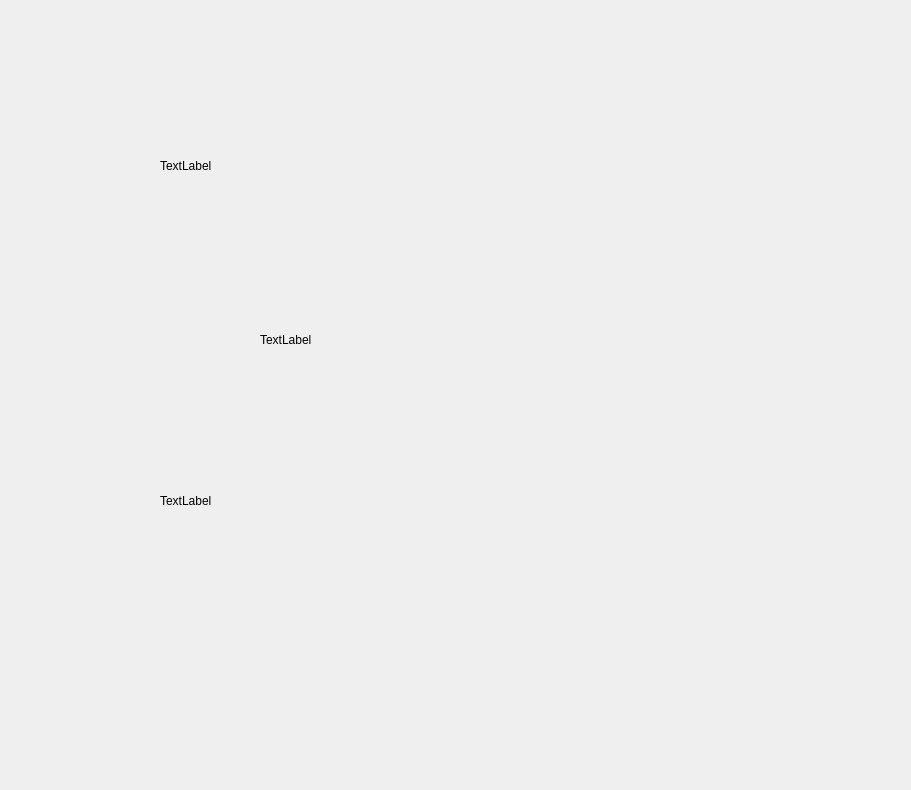
<?xml version="1.0" encoding="UTF-8"?>
<ui version="4.0">
 <class>Form</class>
 <widget class="QWidget" name="Form">
  <property name="geometry">
   <rect>
    <x>0</x>
    <y>0</y>
    <width>911</width>
    <height>790</height>
   </rect>
  </property>
  <property name="windowTitle">
   <string>Form</string>
  </property>
  <widget class="QWidget" name="widget" native="true">
   <property name="geometry">
    <rect>
     <x>260</x>
     <y>100</y>
     <width>480</width>
     <height>480</height>
    </rect>
   </property>
   <widget class="QWidget" name="gridLayoutWidget">
    <property name="geometry">
     <rect>
      <x>0</x>
      <y>0</y>
      <width>481</width>
      <height>481</height>
     </rect>
    </property>
    <layout class="QGridLayout" name="chessGrid"/>
   </widget>
  </widget>
  <widget class="QLabel" name="blackTimer">
   <property name="geometry">
    <rect>
     <x>160</x>
     <y>150</y>
     <width>81</width>
     <height>31</height>
    </rect>
   </property>
   <property name="text">
    <string>TextLabel</string>
   </property>
  </widget>
  <widget class="QLabel" name="chessBoardBg">
   <property name="enabled">
    <bool>true</bool>
   </property>
   <property name="geometry">
    <rect>
     <x>260</x>
     <y>100</y>
     <width>480</width>
     <height>480</height>
    </rect>
   </property>
   <property name="text">
    <string>TextLabel</string>
   </property>
  </widget>
  <widget class="QLabel" name="whiteTimer">
   <property name="geometry">
    <rect>
     <x>160</x>
     <y>480</y>
     <width>81</width>
     <height>41</height>
    </rect>
   </property>
   <property name="text">
    <string>TextLabel</string>
   </property>
  </widget>
  <widget class="QWidget" name="promotePawnW" native="true">
   <property name="geometry">
    <rect>
     <x>380</x>
     <y>300</y>
     <width>240</width>
     <height>80</height>
    </rect>
   </property>
   <widget class="QWidget" name="horizontalLayoutWidget">
    <property name="geometry">
     <rect>
      <x>0</x>
      <y>0</y>
      <width>241</width>
      <height>80</height>
     </rect>
    </property>
    <layout class="QHBoxLayout" name="promotePawnBox"/>
   </widget>
  </widget>
  <zorder>chessBoardBg</zorder>
  <zorder>blackTimer</zorder>
  <zorder>whiteTimer</zorder>
  <zorder>widget</zorder>
  <zorder>promotePawnW</zorder>
 </widget>
 <resources/>
 <connections/>
</ui>
